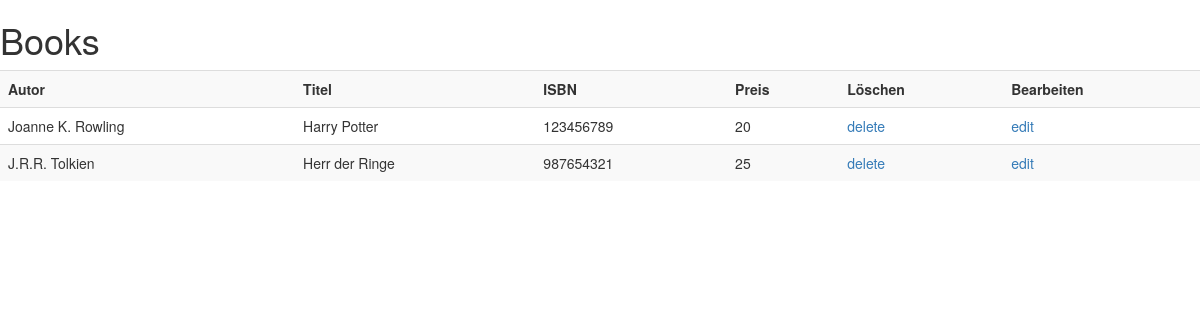
The page /show_books.php on the database as committed earlier.
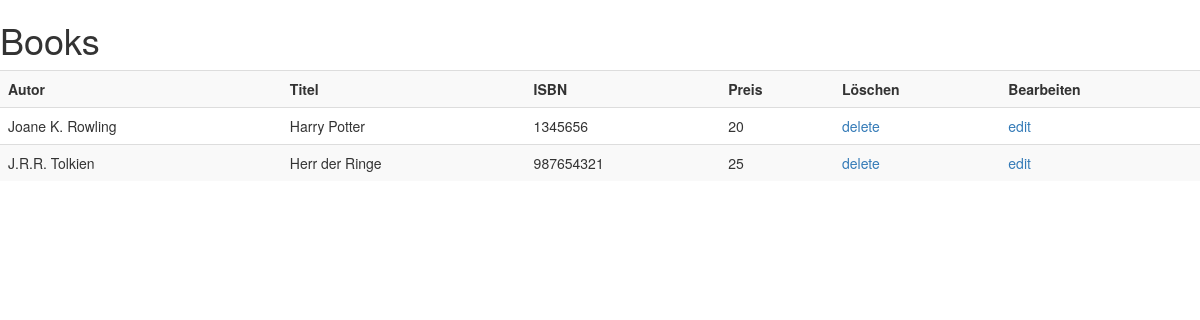
The same page on the database as committed later.
### tables this page shows
CREATE TABLE `books` (
  `id` int(11) NOT NULL,
  `autor` varchar(30) NOT NULL,
  `titel` varchar(30) NOT NULL,
  `isbn` int(13) NOT NULL,
  `preis` int(6) NOT NULL
);

### show_books.php (the view, shortened to what this page needs)
<!DOCTYPE html>
<html lang="de">
  <head>
    <link rel="stylesheet" href="https://maxcdn.bootstrapcdn.com/bootstrap/3.3.7/css/bootstrap.min.css">
    <link rel="stylesheet" href="https://maxcdn.bootstrapcdn.com/bootstrap/3.3.7/css/bootstrap-theme.min.css">
  </head>
  <body>
    <h1>Books</h1>
<table class="table-striped table">
  <th>Autor</th>
  <th>Titel</th>
  <th>ISBN</th>
  <th>Preis</th>
  <th>Löschen</th>
  <th>Bearbeiten</th>
  <?php
    $link = mysqli_connect("localhost", "root", "", "booxs");
    $stmt = "SELECT * FROM `books`";
    $result = $link->query($stmt);
    if ($result->num_rows > 0){
      while ($row = mysqli_fetch_row($result)){
        echo "<tr>\n";
        echo "<td>" . $row[1] . "</td>\n";
        echo "<td>" . $row[2] . "</td>\n";
        echo "<td>" . $row[3] . "</td>\n";
        echo "<td>" . $row[4] . "</td>\n";
        echo "<td><a href='show_books.php?deleteID=" . $row[0]. "'>delete</a></td>\n";
        echo "<td><a href='edit_books.php?ID=" . $row[0]. "'>edit</a></td>\n";
        echo "</tr>";
      }
    }
    else {
        echo "<tr><td colspan='6'>No data found</td></tr>";
    }
  ?>
</table>
  </body>
</html>

Rows that differ between the two databases and show on the page:
changed books "Harry Potter": autor "Joanne K. Rowling" → "Joane K. Rowling"; isbn "123456789" → "1345656"
